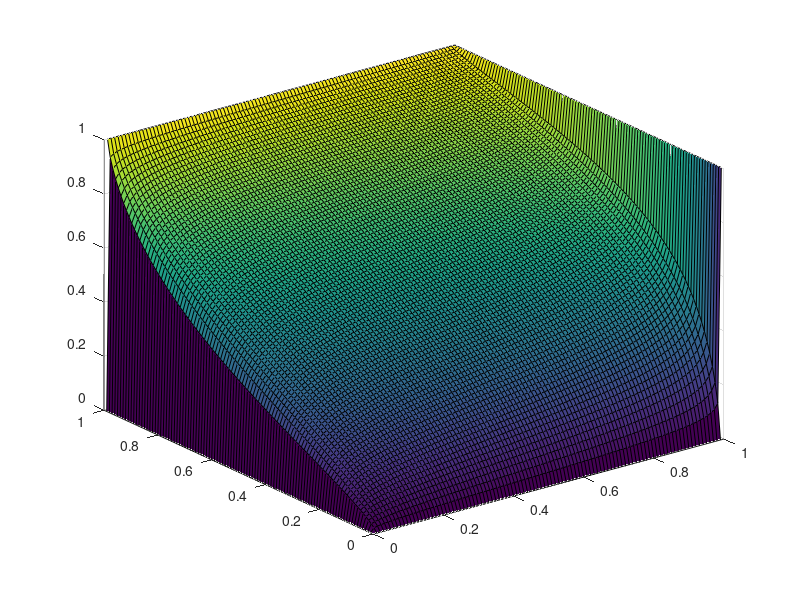
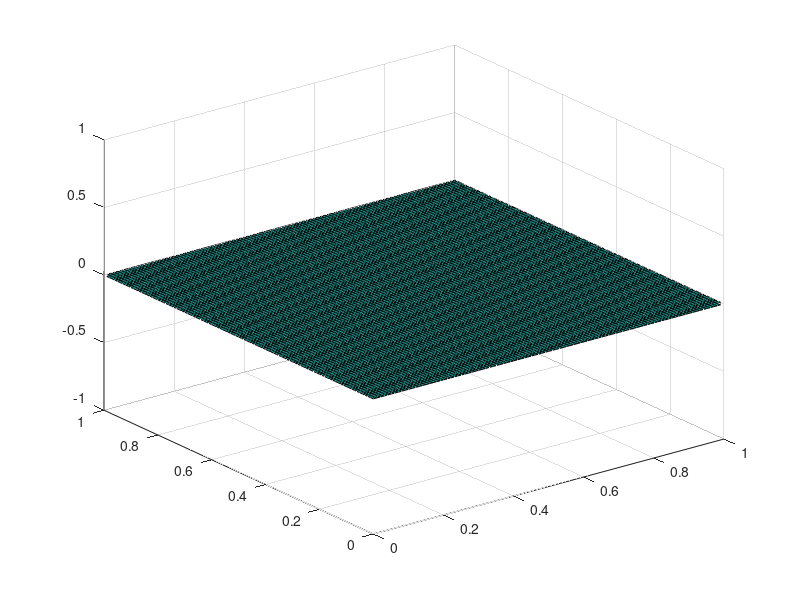

Write MATLAB code to recreate these figures, in order.
alphais = [0:0.01:1];
alphajs = [0:0.01:1];

[alphaixy , alphajxy ] = meshgrid( alphais, alphajs );  
% Find the min. of 
minalpha = zeros(size(alphaixy)); 
[AA, BB] = find( alphaixy < alphajxy );
minalpha(AA + (BB-1)*size(minalpha,1) ) = alphaixy(AA + (BB-1)*size(alphaixy,1));
[AA, BB] = find( alphaixy >= alphajxy );
minalpha(AA + (BB-1)*size(minalpha,1) ) = alphajxy(AA + (BB-1)*size(alphajxy,1));
%figure
%plot3(alphaixy(:), alphajxy(:), minalpha(:),'.' )


omegas = [0.25:0.25:0.75];
Zvals = [0.5:0.1:1.5];

fhandle = figure;
fhandle2 = figure;
for j=1:length(Zvals)
    for i=1:length( omegas )
           
    ineqmap = zeros(size(alphaixy));    
    omegaval = omegas(i);
    zomega = Zvals(j);
    alp_fus =(alphaixy.^(1-omegaval).*alphajxy.^omegaval*zomega)./...
        ( (1-alphaixy).^(1-omegaval).*(1-alphajxy).^omegaval +...
        alphaixy.^(1-omegaval).*alphajxy.^omegaval*zomega );
    
    [AA,BB] = find( alp_fus<minalpha-eps);
    ineqmap( AA + (BB-1)*size(ineqmap,1)) = 1;
    
    figure(fhandle)
    clf;
    surf(alphaixy, alphajxy, alp_fus )
    
    figure(fhandle2)
    clf;
    surf(alphaixy, alphajxy, alp_fus.*ineqmap )
    
    disp( sprintf('omega = %g , Zomega = %g, Press any key...', omegaval, zomega ) );
    pause
    end
end
    
    
